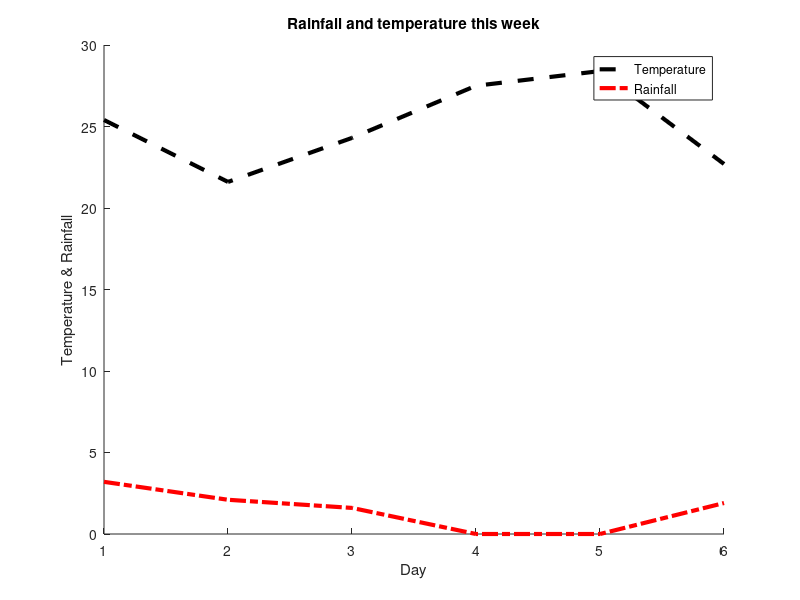

Write MATLAB code to recreate this figure.
Sample=[1 25.4 3.2; 2 21.6 2.1; 3 24.3 1.6; 4 27.5 0; 5 28.4 0; 6 22.7 1.9]
D=Sample(:,1)
T=Sample(:,2)
R=Sample(:,3)
S=[D T R]

hold on
plot(S(:,1), S(:,2), 'k--', 'LineWidth', 3)
plot(S(:,1), S(:,3), 'r-.', 'LineWidth', 3)
hold off
xlabel('Day')
ylabel('Temperature & Rainfall')
title('Rainfall and temperature this week')
legend('Temperature', 'Rainfall')